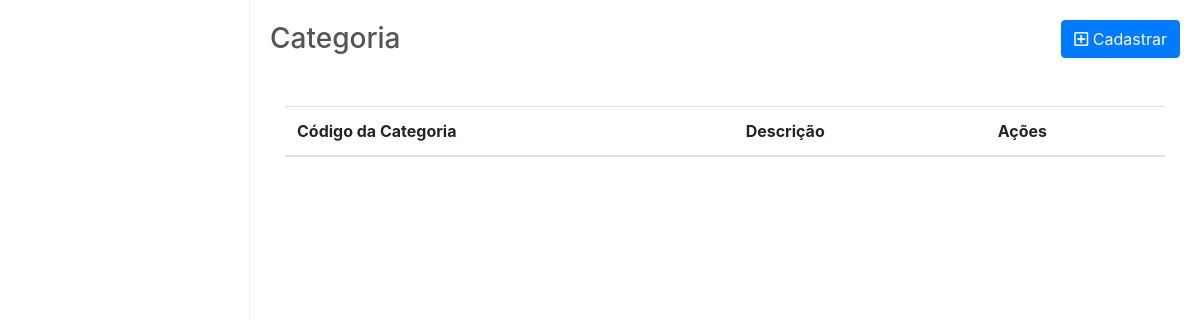
Page /View/Categoria.php on the earlier database version.
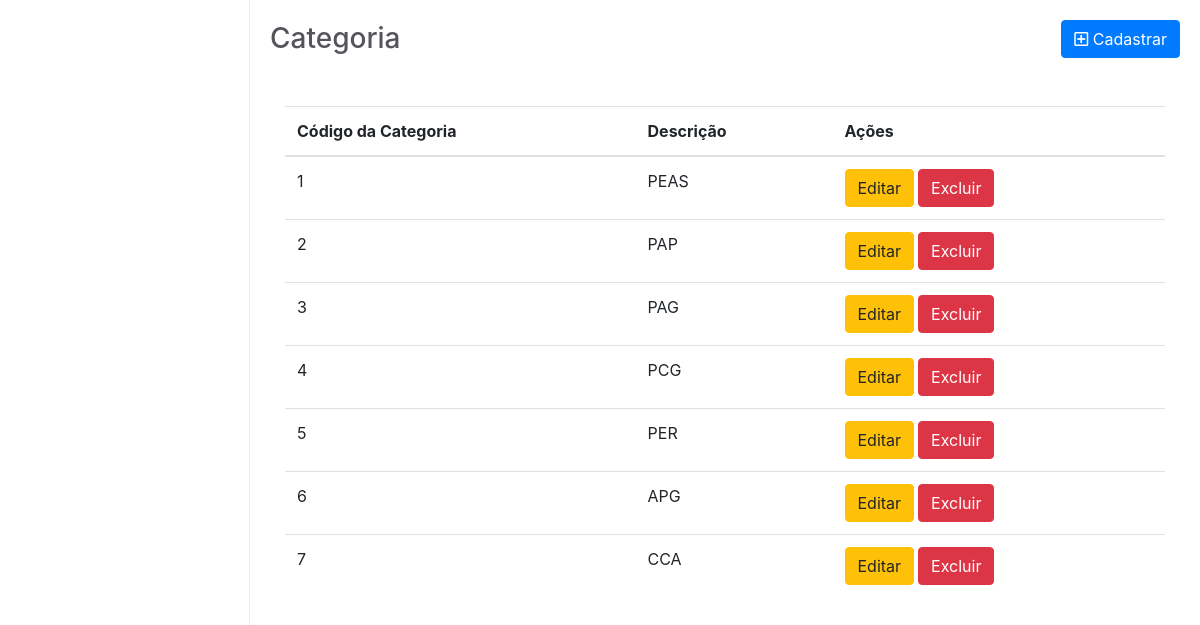
Same page on the later database version.
### tables this page shows
CREATE TABLE IF NOT EXISTS `categoria` (
  `cod_categoria` int(11) NOT NULL AUTO_INCREMENT,
  `descricao` varchar(45) DEFAULT NULL,
  PRIMARY KEY (`cod_categoria`)
);

### Model/DAO/ClassCategoriaDAO.php (called while the page is built, shortened)
<?php
class ClassCategoriaDAO {
    public function listarCategoria(){
        try {
            $pdo = Conexao::getInstance();
            $sql = "SELECT cod_categoria, descricao FROM categoria ORDER BY cod_categoria ASC";
            $stmt = $pdo->prepare($sql);
            $stmt->execute();
            return $stmt->fetchAll();
        } catch (PDOException $ex) {
            return $ex->getMessage();
        }
    }
}

### Controller/ControleListarCategoria.php (called while the page is built)
<?php
require_once '../Model/DAO/ClassCategoriaDAO.php';
$listar = new ClassCategoriaDAO();
$dados = $listar->listarCategoria();
if($dados) {
    $array_dados = $dados;
} else {
    $array_dados = [];
}

### view/categoria.php (the view, shortened to what this page needs)
<?php
  include_once("_cabecalho.php");
  require_once("../Controller/ControleListarCategoria.php");
?>
  <main id="main">
      <div class="row mb-5">
        <div id="mainHeader" class="col-md-6 d-flex align-items-center">
          <span>
            <h3 class="mb-0">Categoria</h3>
          </span>
        </div>
        <div class="col-md-6 text-right">
          <button type="button" class="btn btn-primary" data-toggle="modal" data-target=".cadastrar-categoria-modal-lg">
            <i class="far fa-plus-square"></i>
            Cadastrar
          </button>
        </div>
      </div>
      <div class="container">
        <div class="row">
          <div class="col-12">
            <div class="table-responsive">
              <table class="table">
                <thead>
                  <tr>
                    <th scope="col">Código da Categoria</th>
                    <th scope="col">Descrição</th>
                    <th scope="col">Ações</th>
                  </tr>
                </thead>
                <tbody>
                <?php
                  foreach ($array_dados as $key => $value) {
                      ?>
                      <tr>
                        <td><?php echo $value['cod_categoria'] ?></td>
                        <td><?php echo $value['descricao'] ?></td>
                        <td>
                          <span class="d-flex">
                          <a href="<?php echo URL ?>View/CategoriaEditar.php?cod_categoria=<?php echo $value['cod_categoria'] ?>" class="btn btn-warning mr-1"> Editar
                          </a>
                          <button onclick="apagarDados('<?php echo URL ?>Controller/ControleApagarCategoria.php?cod_categoria=<?php echo $value['cod_categoria'] ?>')" class="btn btn-danger">Excluir</button>
                          </span>
                        </td>
                      </tr>
                      <?php
                  }
                ?>
                </tbody>
              </table>
            </div>
          </div>
        </div>
      </div>
  </main>
<?php
    include_once('_rodape.php');
?>

Differences in the rows shown:
added categoria: cod_categoria "1", descricao "PEAS"
added categoria: cod_categoria "2", descricao "PAP"
added categoria: cod_categoria "3", descricao "PAG"
added categoria: cod_categoria "4", descricao "PCG"
added categoria: cod_categoria "5", descricao "PER"
added categoria: cod_categoria "6", descricao "APG"
added categoria: cod_categoria "7", descricao "CCA"
